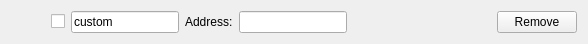
<?xml version="1.0" encoding="UTF-8"?>
<ui version="4.0">
 <class>CustomServerWidget</class>
 <widget class="QWidget" name="CustomServerWidget">
  <property name="geometry">
   <rect>
    <x>0</x>
    <y>0</y>
    <width>588</width>
    <height>41</height>
   </rect>
  </property>
  <property name="windowTitle">
   <string>Form</string>
  </property>
  <layout class="QHBoxLayout" name="horizontalLayout">
   <item>
    <spacer name="horizontalSpacer_2">
     <property name="orientation">
      <enum>Qt::Horizontal</enum>
     </property>
     <property name="sizeType">
      <enum>QSizePolicy::Fixed</enum>
     </property>
     <property name="sizeHint" stdset="0">
      <size>
       <width>40</width>
       <height>20</height>
      </size>
     </property>
    </spacer>
   </item>
   <item>
    <widget class="QCheckBox" name="enabledCheckBox">
     <property name="text">
      <string/>
     </property>
    </widget>
   </item>
   <item>
    <widget class="QLineEdit" name="nameLineEdit">
     <property name="enabled">
      <bool>true</bool>
     </property>
     <property name="sizePolicy">
      <sizepolicy hsizetype="Minimum" vsizetype="Fixed">
       <horstretch>0</horstretch>
       <verstretch>0</verstretch>
      </sizepolicy>
     </property>
     <property name="minimumSize">
      <size>
       <width>0</width>
       <height>0</height>
      </size>
     </property>
     <property name="maximumSize">
      <size>
       <width>120</width>
       <height>16777215</height>
      </size>
     </property>
     <property name="palette">
      <palette>
       <active>
        <colorrole role="Base">
         <brush brushstyle="SolidPattern">
          <color alpha="255">
           <red>243</red>
           <green>243</green>
           <blue>243</blue>
          </color>
         </brush>
        </colorrole>
       </active>
       <inactive>
        <colorrole role="Base">
         <brush brushstyle="SolidPattern">
          <color alpha="255">
           <red>255</red>
           <green>255</green>
           <blue>255</blue>
          </color>
         </brush>
        </colorrole>
       </inactive>
       <disabled>
        <colorrole role="Base">
         <brush brushstyle="SolidPattern">
          <color alpha="255">
           <red>240</red>
           <green>240</green>
           <blue>240</blue>
          </color>
         </brush>
        </colorrole>
       </disabled>
      </palette>
     </property>
     <property name="text">
      <string>custom</string>
     </property>
     <property name="frame">
      <bool>true</bool>
     </property>
     <property name="readOnly">
      <bool>true</bool>
     </property>
    </widget>
   </item>
   <item>
    <widget class="QLabel" name="ipLabel">
     <property name="text">
      <string>Address:</string>
     </property>
    </widget>
   </item>
   <item>
    <widget class="QLineEdit" name="ipLineEdit">
     <property name="sizePolicy">
      <sizepolicy hsizetype="Fixed" vsizetype="Fixed">
       <horstretch>0</horstretch>
       <verstretch>0</verstretch>
      </sizepolicy>
     </property>
     <property name="minimumSize">
      <size>
       <width>100</width>
       <height>0</height>
      </size>
     </property>
     <property name="maximumSize">
      <size>
       <width>120</width>
       <height>16777215</height>
      </size>
     </property>
     <property name="text">
      <string/>
     </property>
    </widget>
   </item>
   <item>
    <spacer name="horizontalSpacer">
     <property name="orientation">
      <enum>Qt::Horizontal</enum>
     </property>
     <property name="sizeHint" stdset="0">
      <size>
       <width>40</width>
       <height>20</height>
      </size>
     </property>
    </spacer>
   </item>
   <item>
    <widget class="QPushButton" name="removeServerButton">
     <property name="text">
      <string>Remove</string>
     </property>
    </widget>
   </item>
  </layout>
 </widget>
 <resources/>
 <connections/>
</ui>
